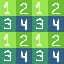

This is a level from a 2D game, rendered from its Tiled map with the project's own tilesets. A one-line summary and the complete map file follow:
An orthogonal 4x4 tile map with 16x16 px tiles, 2 tile layers (in, out).

<map version="1.8" tiledversion="1.8.2" orientation="orthogonal" renderorder="right-down" width="4" height="4" tilewidth="16" tileheight="16" infinite="0" nextlayerid="11" nextobjectid="1">
 <tileset firstgid="1" source="../spr_test_tileset.tsx" />
 <layer id="1" name="in" width="4" height="4">
  <data encoding="csv">
2,2,2,2,
2,2,2,2,
2,2,2,2,
2,2,2,2
</data>
 </layer>
 <layer id="10" name="out" width="4" height="4">
  <data encoding="csv">
2,3,2,3,
4,5,4,5,
2,3,2,3,
4,5,4,5
</data>
 </layer>
</map>
